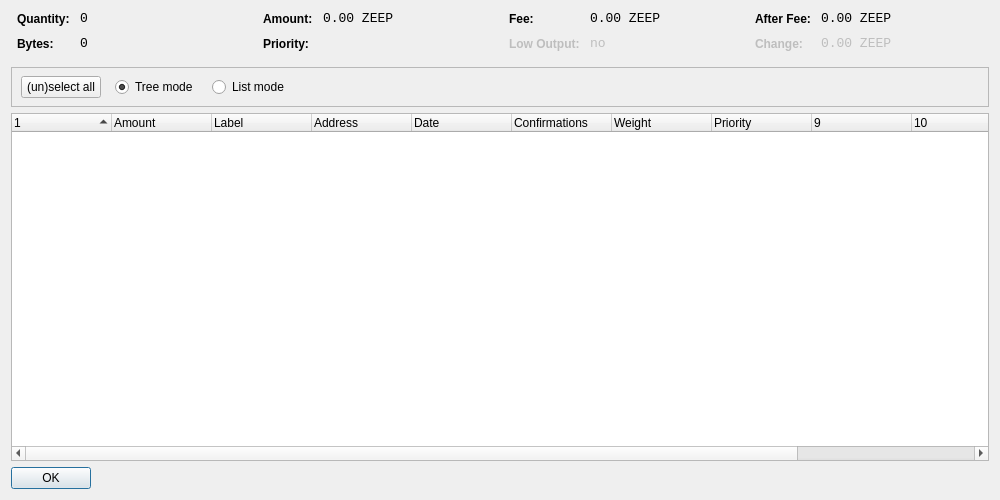
<?xml version="1.0" encoding="UTF-8"?>
<ui version="4.0">
 <class>CoinControlDialog</class>
 <widget class="QWidget" name="CoinControlDialog">
  <property name="geometry">
   <rect>
    <x>0</x>
    <y>0</y>
    <width>1000</width>
    <height>500</height>
   </rect>
  </property>
  <property name="windowTitle">
   <string>Coin Control</string>
  </property>
  <layout class="QVBoxLayout" name="verticalLayout">
   <item>
    <layout class="QHBoxLayout" name="horizontalLayoutTop" stretch="0,0,0,0">
     <property name="topMargin">
      <number>0</number>
     </property>
     <property name="bottomMargin">
      <number>10</number>
     </property>
     <item>
      <layout class="QFormLayout" name="formLayoutCoinControl1">
       <property name="horizontalSpacing">
        <number>10</number>
       </property>
       <property name="verticalSpacing">
        <number>10</number>
       </property>
       <property name="leftMargin">
        <number>6</number>
       </property>
       <property name="rightMargin">
        <number>6</number>
       </property>
       <item row="0" column="0">
        <widget class="QLabel" name="labelCoinControlQuantityText">
         <property name="styleSheet">
          <string notr="true">font-weight:bold;</string>
         </property>
         <property name="text">
          <string>Quantity:</string>
         </property>
        </widget>
       </item>
       <item row="0" column="1">
        <widget class="QLabel" name="labelCoinControlQuantity">
         <property name="font">
          <font>
           <family>Monospace</family>
           <pointsize>10</pointsize>
          </font>
         </property>
         <property name="cursor">
          <cursorShape>IBeamCursor</cursorShape>
         </property>
         <property name="contextMenuPolicy">
          <enum>Qt::ActionsContextMenu</enum>
         </property>
         <property name="text">
          <string notr="true">0</string>
         </property>
         <property name="textInteractionFlags">
          <set>Qt::LinksAccessibleByMouse|Qt::TextSelectableByKeyboard|Qt::TextSelectableByMouse</set>
         </property>
        </widget>
       </item>
       <item row="1" column="0">
        <widget class="QLabel" name="labelCoinControlBytesText">
         <property name="styleSheet">
          <string notr="true">font-weight:bold;</string>
         </property>
         <property name="text">
          <string>Bytes:</string>
         </property>
        </widget>
       </item>
       <item row="1" column="1">
        <widget class="QLabel" name="labelCoinControlBytes">
         <property name="font">
          <font>
           <family>Monospace</family>
           <pointsize>10</pointsize>
          </font>
         </property>
         <property name="cursor">
          <cursorShape>IBeamCursor</cursorShape>
         </property>
         <property name="contextMenuPolicy">
          <enum>Qt::ActionsContextMenu</enum>
         </property>
         <property name="text">
          <string notr="true">0</string>
         </property>
         <property name="textInteractionFlags">
          <set>Qt::LinksAccessibleByMouse|Qt::TextSelectableByKeyboard|Qt::TextSelectableByMouse</set>
         </property>
        </widget>
       </item>
      </layout>
     </item>
     <item>
      <layout class="QFormLayout" name="formLayoutCoinControl2">
       <property name="horizontalSpacing">
        <number>10</number>
       </property>
       <property name="verticalSpacing">
        <number>10</number>
       </property>
       <property name="leftMargin">
        <number>6</number>
       </property>
       <property name="rightMargin">
        <number>6</number>
       </property>
       <item row="0" column="0">
        <widget class="QLabel" name="labelCoinControlAmountText">
         <property name="styleSheet">
          <string notr="true">font-weight:bold;</string>
         </property>
         <property name="text">
          <string>Amount:</string>
         </property>
        </widget>
       </item>
       <item row="0" column="1">
        <widget class="QLabel" name="labelCoinControlAmount">
         <property name="font">
          <font>
           <family>Monospace</family>
           <pointsize>10</pointsize>
          </font>
         </property>
         <property name="cursor">
          <cursorShape>IBeamCursor</cursorShape>
         </property>
         <property name="contextMenuPolicy">
          <enum>Qt::ActionsContextMenu</enum>
         </property>
         <property name="text">
          <string notr="true">0.00 ZEEP</string>
         </property>
         <property name="textInteractionFlags">
          <set>Qt::LinksAccessibleByMouse|Qt::TextSelectableByKeyboard|Qt::TextSelectableByMouse</set>
         </property>
        </widget>
       </item>
       <item row="1" column="0">
        <widget class="QLabel" name="labelCoinControlPriorityText">
         <property name="styleSheet">
          <string notr="true">font-weight:bold;</string>
         </property>
         <property name="text">
          <string>Priority:</string>
         </property>
        </widget>
       </item>
       <item row="1" column="1">
        <widget class="QLabel" name="labelCoinControlPriority">
         <property name="font">
          <font>
           <family>Monospace</family>
           <pointsize>10</pointsize>
          </font>
         </property>
         <property name="cursor">
          <cursorShape>IBeamCursor</cursorShape>
         </property>
         <property name="contextMenuPolicy">
          <enum>Qt::ActionsContextMenu</enum>
         </property>
         <property name="text">
          <string/>
         </property>
         <property name="textInteractionFlags">
          <set>Qt::LinksAccessibleByMouse|Qt::TextSelectableByKeyboard|Qt::TextSelectableByMouse</set>
         </property>
        </widget>
       </item>
      </layout>
     </item>
     <item>
      <layout class="QFormLayout" name="formLayoutCoinControl3">
       <property name="horizontalSpacing">
        <number>10</number>
       </property>
       <property name="verticalSpacing">
        <number>10</number>
       </property>
       <property name="leftMargin">
        <number>6</number>
       </property>
       <property name="rightMargin">
        <number>6</number>
       </property>
       <item row="0" column="0">
        <widget class="QLabel" name="labelCoinControlFeeText">
         <property name="styleSheet">
          <string notr="true">font-weight:bold;</string>
         </property>
         <property name="text">
          <string>Fee:</string>
         </property>
        </widget>
       </item>
       <item row="0" column="1">
        <widget class="QLabel" name="labelCoinControlFee">
         <property name="font">
          <font>
           <family>Monospace</family>
           <pointsize>10</pointsize>
          </font>
         </property>
         <property name="cursor">
          <cursorShape>IBeamCursor</cursorShape>
         </property>
         <property name="contextMenuPolicy">
          <enum>Qt::ActionsContextMenu</enum>
         </property>
         <property name="text">
          <string notr="true">0.00 ZEEP</string>
         </property>
         <property name="textInteractionFlags">
          <set>Qt::LinksAccessibleByMouse|Qt::TextSelectableByKeyboard|Qt::TextSelectableByMouse</set>
         </property>
        </widget>
       </item>
       <item row="1" column="0">
        <widget class="QLabel" name="labelCoinControlLowOutputText">
         <property name="enabled">
          <bool>false</bool>
         </property>
         <property name="styleSheet">
          <string notr="true">font-weight:bold;</string>
         </property>
         <property name="text">
          <string>Low Output:</string>
         </property>
        </widget>
       </item>
       <item row="1" column="1">
        <widget class="QLabel" name="labelCoinControlLowOutput">
         <property name="enabled">
          <bool>false</bool>
         </property>
         <property name="font">
          <font>
           <family>Monospace</family>
           <pointsize>10</pointsize>
          </font>
         </property>
         <property name="cursor">
          <cursorShape>IBeamCursor</cursorShape>
         </property>
         <property name="contextMenuPolicy">
          <enum>Qt::ActionsContextMenu</enum>
         </property>
         <property name="text">
          <string>no</string>
         </property>
         <property name="textInteractionFlags">
          <set>Qt::LinksAccessibleByMouse|Qt::TextSelectableByKeyboard|Qt::TextSelectableByMouse</set>
         </property>
        </widget>
       </item>
      </layout>
     </item>
     <item>
      <layout class="QFormLayout" name="formLayoutCoinControl4">
       <property name="horizontalSpacing">
        <number>10</number>
       </property>
       <property name="verticalSpacing">
        <number>10</number>
       </property>
       <property name="leftMargin">
        <number>6</number>
       </property>
       <property name="rightMargin">
        <number>6</number>
       </property>
       <item row="0" column="0">
        <widget class="QLabel" name="labelCoinControlAfterFeeText">
         <property name="styleSheet">
          <string notr="true">font-weight:bold;</string>
         </property>
         <property name="text">
          <string>After Fee:</string>
         </property>
        </widget>
       </item>
       <item row="0" column="1">
        <widget class="QLabel" name="labelCoinControlAfterFee">
         <property name="font">
          <font>
           <family>Monospace</family>
           <pointsize>10</pointsize>
          </font>
         </property>
         <property name="cursor">
          <cursorShape>IBeamCursor</cursorShape>
         </property>
         <property name="contextMenuPolicy">
          <enum>Qt::ActionsContextMenu</enum>
         </property>
         <property name="text">
          <string notr="true">0.00 ZEEP</string>
         </property>
         <property name="textInteractionFlags">
          <set>Qt::LinksAccessibleByMouse|Qt::TextSelectableByKeyboard|Qt::TextSelectableByMouse</set>
         </property>
        </widget>
       </item>
       <item row="1" column="0">
        <widget class="QLabel" name="labelCoinControlChangeText">
         <property name="enabled">
          <bool>false</bool>
         </property>
         <property name="styleSheet">
          <string notr="true">font-weight:bold;</string>
         </property>
         <property name="text">
          <string>Change:</string>
         </property>
        </widget>
       </item>
       <item row="1" column="1">
        <widget class="QLabel" name="labelCoinControlChange">
         <property name="enabled">
          <bool>false</bool>
         </property>
         <property name="font">
          <font>
           <family>Monospace</family>
           <pointsize>10</pointsize>
          </font>
         </property>
         <property name="cursor">
          <cursorShape>IBeamCursor</cursorShape>
         </property>
         <property name="contextMenuPolicy">
          <enum>Qt::ActionsContextMenu</enum>
         </property>
         <property name="text">
          <string notr="true">0.00 ZEEP</string>
         </property>
         <property name="textInteractionFlags">
          <set>Qt::LinksAccessibleByMouse|Qt::TextSelectableByKeyboard|Qt::TextSelectableByMouse</set>
         </property>
        </widget>
       </item>
      </layout>
     </item>
    </layout>
   </item>
   <item>
    <widget class="QFrame" name="frame">
     <property name="minimumSize">
      <size>
       <width>0</width>
       <height>40</height>
      </size>
     </property>
     <property name="frameShape">
      <enum>QFrame::StyledPanel</enum>
     </property>
     <property name="frameShadow">
      <enum>QFrame::Sunken</enum>
     </property>
     <widget class="QWidget" name="horizontalLayoutWidget">
      <property name="geometry">
       <rect>
        <x>10</x>
        <y>0</y>
        <width>781</width>
        <height>41</height>
       </rect>
      </property>
      <layout class="QHBoxLayout" name="horizontalLayoutPanel" stretch="0,0,0,0">
       <property name="spacing">
        <number>14</number>
       </property>
       <item>
        <widget class="QPushButton" name="pushButtonSelectAll">
         <property name="sizePolicy">
          <sizepolicy hsizetype="Maximum" vsizetype="Fixed">
           <horstretch>0</horstretch>
           <verstretch>0</verstretch>
          </sizepolicy>
         </property>
         <property name="text">
          <string>(un)select all</string>
         </property>
        </widget>
       </item>
       <item>
        <widget class="QRadioButton" name="radioTreeMode">
         <property name="sizePolicy">
          <sizepolicy hsizetype="Maximum" vsizetype="Fixed">
           <horstretch>0</horstretch>
           <verstretch>0</verstretch>
          </sizepolicy>
         </property>
         <property name="text">
          <string>Tree mode</string>
         </property>
         <property name="checked">
          <bool>true</bool>
         </property>
        </widget>
       </item>
       <item>
        <widget class="QRadioButton" name="radioListMode">
         <property name="sizePolicy">
          <sizepolicy hsizetype="Maximum" vsizetype="Fixed">
           <horstretch>0</horstretch>
           <verstretch>0</verstretch>
          </sizepolicy>
         </property>
         <property name="text">
          <string>List mode</string>
         </property>
        </widget>
       </item>
       <item>
        <spacer name="horizontalSpacer">
         <property name="orientation">
          <enum>Qt::Horizontal</enum>
         </property>
         <property name="sizeHint" stdset="0">
          <size>
           <width>40</width>
           <height>20</height>
          </size>
         </property>
        </spacer>
       </item>
      </layout>
     </widget>
    </widget>
   </item>
   <item>
    <widget class="CoinControlTreeWidget" name="treeWidget">
     <property name="contextMenuPolicy">
      <enum>Qt::CustomContextMenu</enum>
     </property>
     <property name="sortingEnabled">
      <bool>false</bool>
     </property>
     <property name="columnCount">
      <number>12</number>
     </property>
     <attribute name="headerShowSortIndicator" stdset="0">
      <bool>true</bool>
     </attribute>
     <attribute name="headerStretchLastSection">
      <bool>false</bool>
     </attribute>
     <column>
      <property name="text">
       <string/>
      </property>
     </column>
     <column>
      <property name="text">
       <string>Amount</string>
      </property>
     </column>
     <column>
      <property name="text">
       <string>Label</string>
      </property>
     </column>
     <column>
      <property name="text">
       <string>Address</string>
      </property>
     </column>
     <column>
      <property name="text">
       <string>Date</string>
      </property>
     </column>
     <column>
      <property name="text">
       <string>Confirmations</string>
      </property>
      <property name="toolTip">
       <string>Confirmed</string>
      </property>
     </column>
     <column>
      <property name="text">
       <string>Weight</string>
      </property>
     </column>
     <column>
      <property name="text">
       <string>Priority</string>
      </property>
     </column>
     <column>
      <property name="text">
       <string/>
      </property>
     </column>
     <column>
      <property name="text">
       <string/>
      </property>
     </column>
     <column>
      <property name="text">
       <string/>
      </property>
     </column>
     <column>
      <property name="text">
       <string/>
      </property>
     </column>
    </widget>
   </item>
   <item>
    <widget class="QDialogButtonBox" name="buttonBox">
     <property name="sizePolicy">
      <sizepolicy hsizetype="Maximum" vsizetype="Fixed">
       <horstretch>0</horstretch>
       <verstretch>0</verstretch>
      </sizepolicy>
     </property>
     <property name="orientation">
      <enum>Qt::Horizontal</enum>
     </property>
     <property name="standardButtons">
      <set>QDialogButtonBox::Ok</set>
     </property>
    </widget>
   </item>
  </layout>
 </widget>
 <customwidgets>
  <customwidget>
   <class>CoinControlTreeWidget</class>
   <extends>QTreeWidget</extends>
   <header>coincontroltreewidget.h</header>
  </customwidget>
 </customwidgets>
 <resources/>
 <connections/>
</ui>
